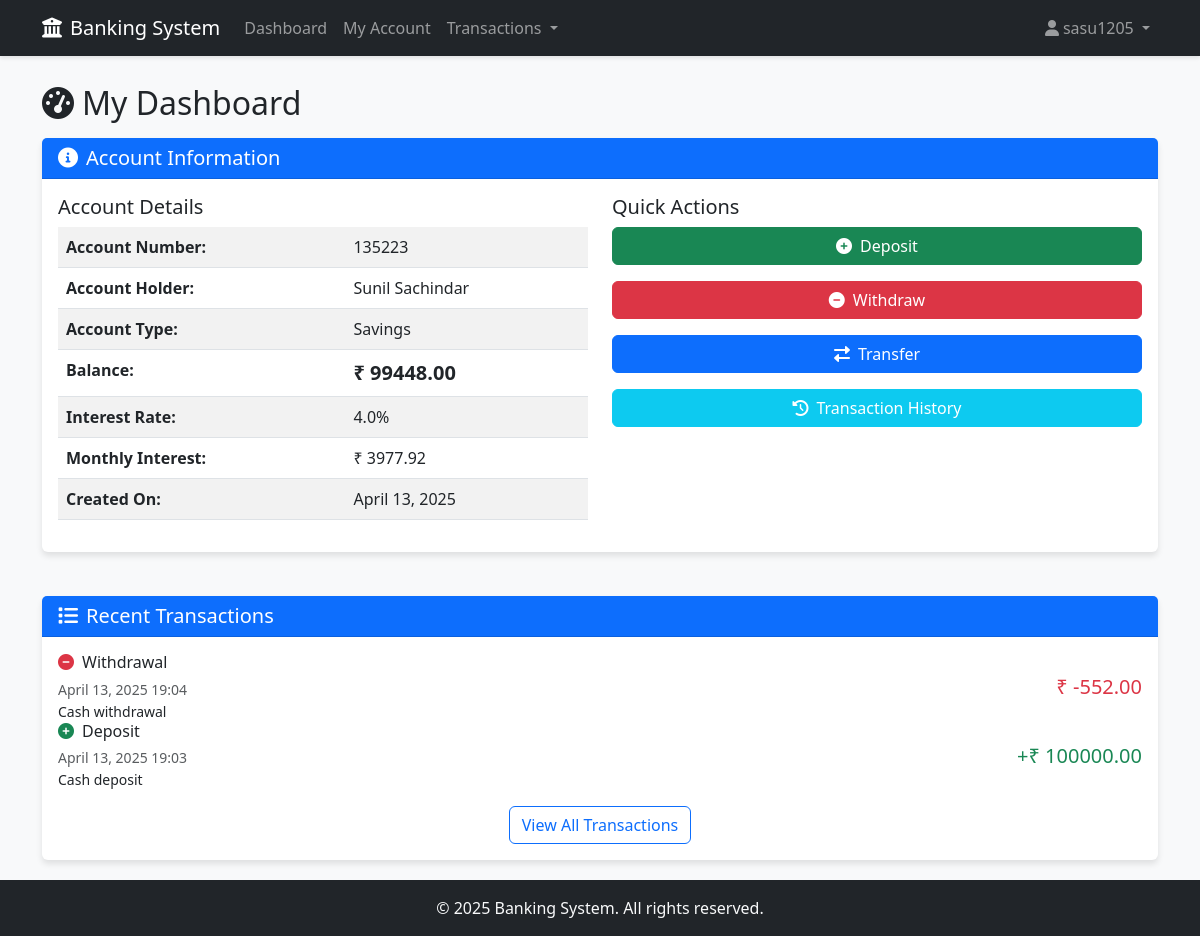
Screenshot of / (signed in) with the database file from the repository.
### authentication/models.py (models this page shows, shortened)
class User(AbstractUser):
    is_admin = models.BooleanField(default=False)
    account_no = models.IntegerField(null=True, blank=True)

### accounts/models.py (models this page shows, shortened)
class Account(models.Model):
    ACCOUNT_TYPES = [
        ('Savings', 'Savings'),
        ('Current', 'Current'),
        ('Deposit', 'Deposit'),
    ]
    account_no = models.IntegerField(primary_key=True)
    user = models.OneToOneField(User, on_delete=models.CASCADE, related_name='account', null=True)
    name = models.CharField(max_length=100)
    address = models.TextField()
    kyc = models.CharField(max_length=50, help_text="KYC identification")
    mobile = models.CharField(max_length=15)
    email = models.EmailField()
    account_type = models.CharField(max_length=20, choices=ACCOUNT_TYPES)
    balance = models.DecimalField(max_digits=12, decimal_places=2, default=0)
    interest_rate = models.FloatField(help_text="Interest rate for this account")
    created_date = models.DateTimeField(default=timezone.now)
    last_updated = models.DateTimeField(auto_now=True)
    def calculate_interest(self) -> float:
        return float(self.balance) * (self.interest_rate / 100)

### transactions/models.py (models this page shows, shortened)
class Transaction(models.Model):
    TRANSACTION_TYPES = [
        ('DEPOSIT', 'Deposit'),
        ('WITHDRAWAL', 'Withdrawal'),
        ('TRANSFER_OUT', 'Transfer Out'),
        ('TRANSFER_IN', 'Transfer In'),
    ]
    STATUS_CHOICES = [
        ('SUCCESS', 'Success'),
        ('PENDING', 'Pending'),
        ('FAILED', 'Failed'),
    ]
    account = models.ForeignKey(Account, on_delete=models.CASCADE, related_name='transactions')
    transaction_type = models.CharField(max_length=20, choices=TRANSACTION_TYPES)
    amount = models.DecimalField(max_digits=12, decimal_places=2)
    timestamp = models.DateTimeField(default=timezone.now)
    status = models.CharField(max_length=10, choices=STATUS_CHOICES, default='SUCCESS')
    description = models.TextField(blank=True, null=True)
    class Meta:
        ordering = ['-timestamp']

### dashboard/views.py (the view)
# urls.py: path('', views.dashboard_view, name='dashboard'),
@login_required
def dashboard_view(request):
    if request.user.is_admin:
        return admin_dashboard(request)
    else:
        return user_dashboard(request)

### dashboard/views.py (called while the page is built)
@login_required
def user_dashboard(request):
    try:
        account = request.user.account
        interest = account.calculate_interest()
        recent_transactions = account.transactions.all()[:5]
        context = {
            'account': account,
            'interest': interest,
            'recent_transactions': recent_transactions,
        }
        return render(request, 'dashboard/user_dashboard.html', context)
    except Account.DoesNotExist:
        return render(request, 'dashboard/no_account.html')

### templates/dashboard/user_dashboard.html (shortened to what this page needs)
{% extends 'base/base.html' %}
{% load static %}
{% block content %}
<div class="row mb-4">
    <div class="col-md-12">
        <h2 class="mb-3"><i class="fas fa-tachometer-alt me-2"></i>My Dashboard</h2>
        <div class="card">
            <div class="card-header bg-primary text-white">
                <h5 class="mb-0"><i class="fas fa-info-circle me-2"></i>Account Information</h5>
            </div>
            <div class="card-body">
                <div class="row">
                    <div class="col-md-6">
                        <h5>Account Details</h5>
                        <table class="table table-striped">
                            <tr>
                                <th>Account Number:</th>
                                <td>{{ account.account_no }}</td>
                            </tr>
                            <tr>
                                <th>Account Holder:</th>
                                <td>{{ account.name }}</td>
                            </tr>
                            <tr>
                                <th>Account Type:</th>
                                <td>{{ account.account_type }}</td>
                            </tr>
                            <tr>
                                <th>Balance:</th>
                                <td class="fw-bold fs-5">₹ {{ account.balance }}</td>
                            </tr>
                            <tr>
                                <th>Interest Rate:</th>
                                <td>{{ account.interest_rate }}%</td>
                            </tr>
                            <tr>
                                <th>Monthly Interest:</th>
                                <td>₹ {{ interest|floatformat:2 }}</td>
                            </tr>
                            <tr>
                                <th>Created On:</th>
                                <td>{{ account.created_date|date:"F d, Y" }}</td>
                            </tr>
                        </table>
                    </div>
                    <div class="col-md-6">
                        <h5>Quick Actions</h5>
                        <div class="d-grid gap-3">
                            <a href="{% url 'deposit' %}" class="btn btn-success">
                                <i class="fas fa-plus-circle me-2"></i>Deposit
                            </a>
                            <a href="{% url 'withdraw' %}" class="btn btn-danger">
                                <i class="fas fa-minus-circle me-2"></i>Withdraw
                            </a>
                            <a href="{% url 'transfer' %}" class="btn btn-primary">
                                <i class="fas fa-exchange-alt me-2"></i>Transfer
                            </a>
                            <a href="{% url 'transaction_history' %}" class="btn btn-info text-white">
                                <i class="fas fa-history me-2"></i>Transaction History
                            </a>
                        </div>
                    </div>
                </div>
            </div>
        </div>
    </div>
</div>
<div class="row">
    <div class="col-md-12">
        <div class="card">
            <div class="card-header bg-primary text-white">
                <h5 class="mb-0"><i class="fas fa-list me-2"></i>Recent Transactions</h5>
            </div>
            <div class="card-body">
                {% if recent_transactions %}
                <div class="list-group">
                    {% for transaction in recent_transactions %}
                    <div class="transaction-item {% if transaction.transaction_type == 'DEPOSIT' %}deposit{% elif transaction.transaction_type == 'WITHDRAWAL' %}withdrawal{% elif transaction.transaction_type == 'TRANSFER_IN' %}transfer-in{% elif transaction.transaction_type == 'TRANSFER_OUT' %}transfer-out{% endif %}">
                        <div class="d-flex justify-content-between align-items-center">
                            <div>
                                <h6 class="mb-1">
                                    {% if transaction.transaction_type == 'DEPOSIT' %}
                                    <i class="fas fa-plus-circle text-success me-2"></i>Deposit
                                    {% elif transaction.transaction_type == 'WITHDRAWAL' %}
                                    <i class="fas fa-minus-circle text-danger me-2"></i>Withdrawal
                                    {% elif transaction.transaction_type == 'TRANSFER_IN' %}
                                    <i class="fas fa-arrow-circle-down text-info me-2"></i>Transfer In
                                    {% elif transaction.transaction_type == 'TRANSFER_OUT' %}
                                    <i class="fas fa-arrow-circle-up text-warning me-2"></i>Transfer Out
                                    {% endif %}
                                </h6>
                                <small class="text-muted">{{ transaction.timestamp|date:"F d, Y H:i" }}</small>
                                {% if transaction.description %}
                                <p class="mb-0 small">{{ transaction.description }}</p>
                                {% endif %}
                            </div>
                            <div>
                                <span class="fs-5 {% if transaction.amount > 0 %}text-success{% else %}text-danger{% endif %}">
                                    {% if transaction.amount > 0 %}+{% endif %}₹ {{ transaction.amount }}
                                </span>
                            </div>
                        </div>
                    </div>
                    {% endfor %}
                </div>
                <div class="text-center mt-3">
                    <a href="{% url 'transaction_history' %}" class="btn btn-outline-primary">View All Transactions</a>
                </div>
                {% else %}
                <div class="alert alert-info">
                    <i class="fas fa-info-circle me-2"></i>No recent transactions found.
                </div>
                {% endif %}
            </div>
        </div>
    </div>
</div>
{% endblock %}

### templates/base/base.html (shortened to what this page needs)
<!DOCTYPE html>
<html lang="en">
<head>
    <link href="https://cdn.jsdelivr.net/npm/bootstrap@5.3.0-alpha1/dist/css/bootstrap.min.css" rel="stylesheet">
    <link rel="stylesheet" href="https://cdnjs.cloudflare.com/ajax/libs/font-awesome/6.0.0/css/all.min.css">
</head>
<body>
    <nav class="navbar navbar-expand-lg navbar-dark bg-dark fixed-top">
        <div class="container">
            <a class="navbar-brand" href="{% url 'dashboard' %}">
                <i class="fas fa-university me-2"></i>Banking System
            </a>
            <div class="collapse navbar-collapse" id="navbarNav">
                {% if user.is_authenticated %}
                <ul class="navbar-nav me-auto">
                    <li class="nav-item">
                        <a class="nav-link" href="{% url 'dashboard' %}">Dashboard</a>
                    </li>
                    {% if user.is_admin %}
                    <li class="nav-item dropdown">
                        <a class="nav-link dropdown-toggle" href="#" id="accountsDropdown" role="button"
                           data-bs-toggle="dropdown" aria-expanded="false">
                            Accounts
                        </a>
                        <ul class="dropdown-menu" aria-labelledby="accountsDropdown">
                            <li><a class="dropdown-item" href="{% url 'create_account' %}">Create Account</a></li>
                            <li><a class="dropdown-item" href="{% url 'account_lookup' %}">Account Lookup</a></li>
                            <li><a class="dropdown-item" href="{% url 'admin_accounts' %}">All Accounts</a></li>
                        </ul>
                    </li>
                    <li class="nav-item dropdown">
                        <a class="nav-link dropdown-toggle" href="#" id="transactionsDropdown" role="button"
                           data-bs-toggle="dropdown" aria-expanded="false">
                            Transactions
                        </a>
                        <ul class="dropdown-menu" aria-labelledby="transactionsDropdown">
                            <li><a class="dropdown-item" href="{% url 'deposit' %}">Deposit</a></li>
                            <li><a class="dropdown-item" href="{% url 'withdraw' %}">Withdraw</a></li>
                            <li><a class="dropdown-item" href="{% url 'transfer' %}">Transfer</a></li>
                            <li><a class="dropdown-item" href="{% url 'transaction_history' %}">Transaction History</a></li>
                            <li><a class="dropdown-item" href="{% url 'admin_transactions' %}">All Transactions</a></li>
                        </ul>
                    </li>
                    {% else %}
                    <li class="nav-item">
                        <a class="nav-link" href="{% url 'account_detail' %}">My Account</a>
                    </li>
                    <li class="nav-item dropdown">
                        <a class="nav-link dropdown-toggle" href="#" id="transactionsDropdown" role="button"
                           data-bs-toggle="dropdown" aria-expanded="false">
                            Transactions
                        </a>
                    </li>
                    {% endif %}
                </ul>
                <ul class="navbar-nav">
                    <li class="nav-item dropdown">
                        <a class="nav-link dropdown-toggle" href="#" id="userDropdown" role="button"
                           data-bs-toggle="dropdown" aria-expanded="false">
                            <i class="fas fa-user me-1"></i>{{ user.username }}
                        </a>
                    </li>
                </ul>
                {% endif %}
            </div>
        </div>
    </nav>
    <div class="container mt-4">
        {% block content %}{% endblock %}
    </div>
    <footer class="footer mt-auto py-3 bg-dark">
        <div class="container text-center">
            <span class="text-light">&copy; 2025 Banking System. All rights reserved.</span>
        </div>
    </footer>
</body>
</html>

### templates/base/base.html (style rules this page uses)
body { padding-top: 60px; background-color: #f8f9fa; }
.navbar { box-shadow: 0 2px 4px rgba(0,0,0,.1); }
.card { margin-bottom: 20px; box-shadow: 0 4px 6px rgba(0,0,0,.1); border: none; }
.card-header { background-color: #f8f9fa; border-bottom: 1px solid rgba(0,0,0,.125); font-weight: 600; }
.footer { margin-top: 40px; padding: 20px 0; background-color: #343a40; color: white; }

### rows the page displays
User: username "sasu1205"
Account: account_no "135223", name "Sunil Sachindar", account_type "Savings", balance "99448.00", interest_rate "4.0", created_date "April 13, 2025"
Transaction: transaction_type "WITHDRAWAL" (drawn)
Transaction: transaction_type "DEPOSIT" (drawn)

### other values shown
{{ interest|floatformat:2 }} "3977.92"
